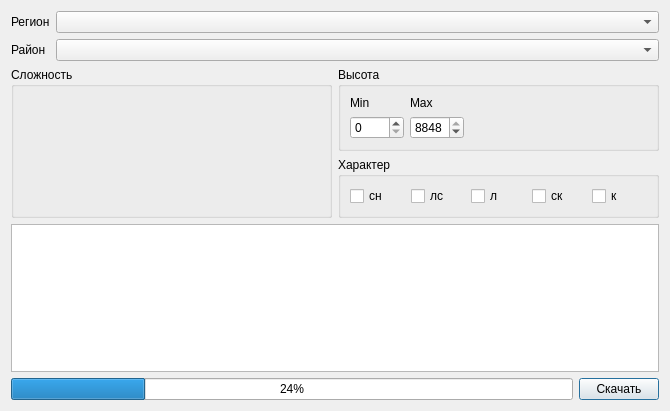
<?xml version="1.0" encoding="UTF-8"?>
<ui version="4.0">
 <class>Dialog</class>
 <widget class="QDialog" name="Dialog">
  <property name="geometry">
   <rect>
    <x>0</x>
    <y>0</y>
    <width>670</width>
    <height>411</height>
   </rect>
  </property>
  <property name="windowTitle">
   <string>Dialog</string>
  </property>
  <layout class="QHBoxLayout" name="horizontalLayout_6">
   <item>
    <layout class="QVBoxLayout" name="verticalLayout_3">
     <item>
      <layout class="QHBoxLayout" name="horizontalLayout_3">
       <item>
        <layout class="QGridLayout" name="gridLayout">
         <item row="5" column="1">
          <widget class="QComboBox" name="MountainAreas"/>
         </item>
         <item row="2" column="0">
          <widget class="QLabel" name="label">
           <property name="sizePolicy">
            <sizepolicy hsizetype="Fixed" vsizetype="Preferred">
             <horstretch>0</horstretch>
             <verstretch>0</verstretch>
            </sizepolicy>
           </property>
           <property name="text">
            <string>Регион</string>
           </property>
          </widget>
         </item>
         <item row="2" column="1">
          <widget class="QComboBox" name="MountainRanges"/>
         </item>
         <item row="5" column="0">
          <widget class="QLabel" name="label_2">
           <property name="sizePolicy">
            <sizepolicy hsizetype="Fixed" vsizetype="Preferred">
             <horstretch>0</horstretch>
             <verstretch>0</verstretch>
            </sizepolicy>
           </property>
           <property name="text">
            <string>Район</string>
           </property>
          </widget>
         </item>
        </layout>
       </item>
      </layout>
     </item>
     <item>
      <layout class="QHBoxLayout" name="horizontalLayout">
       <item>
        <widget class="QGroupBox" name="groupBox">
         <property name="title">
          <string>Сложность</string>
         </property>
        </widget>
       </item>
       <item>
        <layout class="QVBoxLayout" name="verticalLayout_2">
         <item>
          <widget class="QGroupBox" name="groupBox_3">
           <property name="sizePolicy">
            <sizepolicy hsizetype="Preferred" vsizetype="Preferred">
             <horstretch>0</horstretch>
             <verstretch>0</verstretch>
            </sizepolicy>
           </property>
           <property name="title">
            <string>Высота</string>
           </property>
           <layout class="QFormLayout" name="formLayout">
            <item row="0" column="0">
             <widget class="QLabel" name="label_4">
              <property name="sizePolicy">
               <sizepolicy hsizetype="Fixed" vsizetype="Preferred">
                <horstretch>0</horstretch>
                <verstretch>0</verstretch>
               </sizepolicy>
              </property>
              <property name="minimumSize">
               <size>
                <width>50</width>
                <height>0</height>
               </size>
              </property>
              <property name="baseSize">
               <size>
                <width>30</width>
                <height>0</height>
               </size>
              </property>
              <property name="text">
               <string>Min</string>
              </property>
             </widget>
            </item>
            <item row="0" column="1">
             <widget class="QLabel" name="label_3">
              <property name="sizePolicy">
               <sizepolicy hsizetype="Fixed" vsizetype="Preferred">
                <horstretch>0</horstretch>
                <verstretch>0</verstretch>
               </sizepolicy>
              </property>
              <property name="minimumSize">
               <size>
                <width>50</width>
                <height>0</height>
               </size>
              </property>
              <property name="baseSize">
               <size>
                <width>30</width>
                <height>0</height>
               </size>
              </property>
              <property name="text">
               <string>Max</string>
              </property>
             </widget>
            </item>
            <item row="1" column="0">
             <widget class="QSpinBox" name="MinAltitude">
              <property name="sizePolicy">
               <sizepolicy hsizetype="Fixed" vsizetype="Fixed">
                <horstretch>0</horstretch>
                <verstretch>0</verstretch>
               </sizepolicy>
              </property>
              <property name="minimumSize">
               <size>
                <width>50</width>
                <height>0</height>
               </size>
              </property>
              <property name="baseSize">
               <size>
                <width>30</width>
                <height>0</height>
               </size>
              </property>
              <property name="maximum">
               <number>8848</number>
              </property>
             </widget>
            </item>
            <item row="1" column="1">
             <widget class="QSpinBox" name="MaxAltitude">
              <property name="sizePolicy">
               <sizepolicy hsizetype="Fixed" vsizetype="Fixed">
                <horstretch>0</horstretch>
                <verstretch>0</verstretch>
               </sizepolicy>
              </property>
              <property name="minimumSize">
               <size>
                <width>50</width>
                <height>0</height>
               </size>
              </property>
              <property name="baseSize">
               <size>
                <width>30</width>
                <height>0</height>
               </size>
              </property>
              <property name="maximum">
               <number>8848</number>
              </property>
              <property name="value">
               <number>8848</number>
              </property>
             </widget>
            </item>
           </layout>
          </widget>
         </item>
         <item>
          <widget class="QGroupBox" name="groupBox_2">
           <property name="title">
            <string>Характер</string>
           </property>
           <layout class="QHBoxLayout" name="horizontalLayout_2">
            <item>
             <layout class="QHBoxLayout" name="horizontalLayout_4">
              <item>
               <widget class="QCheckBox" name="snow">
                <property name="sizePolicy">
                 <sizepolicy hsizetype="Minimum" vsizetype="Minimum">
                  <horstretch>0</horstretch>
                  <verstretch>0</verstretch>
                 </sizepolicy>
                </property>
                <property name="text">
                 <string>сн</string>
                </property>
               </widget>
              </item>
              <item>
               <widget class="QCheckBox" name="snow_ice">
                <property name="sizePolicy">
                 <sizepolicy hsizetype="Minimum" vsizetype="Minimum">
                  <horstretch>0</horstretch>
                  <verstretch>0</verstretch>
                 </sizepolicy>
                </property>
                <property name="text">
                 <string>лс</string>
                </property>
               </widget>
              </item>
              <item>
               <widget class="QCheckBox" name="ice">
                <property name="sizePolicy">
                 <sizepolicy hsizetype="Minimum" vsizetype="Minimum">
                  <horstretch>0</horstretch>
                  <verstretch>0</verstretch>
                 </sizepolicy>
                </property>
                <property name="text">
                 <string>л</string>
                </property>
               </widget>
              </item>
              <item>
               <widget class="QCheckBox" name="rocks">
                <property name="sizePolicy">
                 <sizepolicy hsizetype="Minimum" vsizetype="Minimum">
                  <horstretch>0</horstretch>
                  <verstretch>0</verstretch>
                 </sizepolicy>
                </property>
                <property name="text">
                 <string>ск</string>
                </property>
               </widget>
              </item>
              <item>
               <widget class="QCheckBox" name="mixt">
                <property name="sizePolicy">
                 <sizepolicy hsizetype="Minimum" vsizetype="Minimum">
                  <horstretch>0</horstretch>
                  <verstretch>0</verstretch>
                 </sizepolicy>
                </property>
                <property name="text">
                 <string>к</string>
                </property>
               </widget>
              </item>
             </layout>
            </item>
           </layout>
          </widget>
         </item>
        </layout>
       </item>
      </layout>
     </item>
     <item>
      <widget class="QTableWidget" name="tableWidget"/>
     </item>
     <item>
      <layout class="QHBoxLayout" name="horizontalLayout_7">
       <item>
        <widget class="QProgressBar" name="progressBar">
         <property name="value">
          <number>24</number>
         </property>
        </widget>
       </item>
       <item>
        <widget class="QPushButton" name="pushButton">
         <property name="text">
          <string>Скачать</string>
         </property>
        </widget>
       </item>
      </layout>
     </item>
    </layout>
   </item>
  </layout>
 </widget>
 <resources/>
 <connections/>
</ui>
